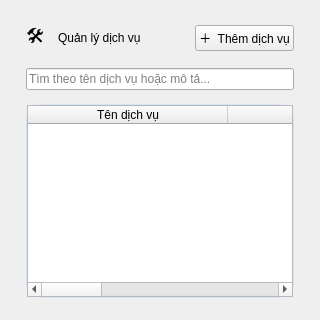
<?xml version="1.0" encoding="UTF-8"?>
<ui version="4.0">
 <class>ServicesPage</class>
 <widget class="QWidget" name="ServicesPage">
  <property name="styleSheet">
   <string notr="true">QFrame#Card{
background: qlineargradient(x1:0, y1:0, x2:1, y2:1, stop:0 #FFFFFF, stop:0.6 #F6FAFF, stop:1 #FFF3F8);
border: 1px solid #D6E2F7;
border-radius: 16px;
}</string>
  </property>
  <layout class="QVBoxLayout" name="verticalLayout">
   <property name="leftMargin">
    <number>26</number>
   </property>
   <property name="topMargin">
    <number>22</number>
   </property>
   <property name="rightMargin">
    <number>26</number>
   </property>
   <property name="bottomMargin">
    <number>22</number>
   </property>
   <property name="spacing">
    <number>14</number>
   </property>
   <item>
    <layout class="QHBoxLayout" name="headerLayout">
     <item>
      <widget class="QLabel" name="headerEmoji">
       <property name="text">
        <string>🛠️</string>
       </property>
       <property name="styleSheet">
        <string notr="true">font-size: 18px;</string>
       </property>
      </widget>
     </item>
     <item>
      <widget class="QLabel" name="PageTitle">
       <property name="objectName">
        <string>PageTitle</string>
       </property>
       <property name="text">
        <string>Quản lý dịch vụ</string>
       </property>
      </widget>
     </item>
     <item>
      <spacer name="horizontalSpacer">
       <property name="orientation">
        <enum>Qt::Horizontal</enum>
       </property>
       <property name="sizeHint" stdset="0">
        <size>
         <width>40</width>
         <height>20</height>
        </size>
       </property>
      </spacer>
     </item>
     <item>
      <widget class="QPushButton" name="addServiceButton">
       <property name="objectName">
        <string>PrimaryButton</string>
       </property>
       <property name="text">
        <string>＋  Thêm dịch vụ</string>
       </property>
       <property name="cursor">
        <cursorShape>PointingHandCursor</cursorShape>
       </property>
      </widget>
     </item>
    </layout>
   </item>
   <item>
    <widget class="QLineEdit" name="searchEdit">
     <property name="placeholderText">
      <string>Tìm theo tên dịch vụ hoặc mô tả...</string>
     </property>
    </widget>
   </item>
   <item>
    <widget class="QFrame" name="Card">
     <property name="objectName">
      <string>Card</string>
     </property>
     <layout class="QVBoxLayout" name="cardLayout">
      <property name="leftMargin">
       <number>0</number>
      </property>
      <property name="topMargin">
       <number>0</number>
      </property>
      <property name="rightMargin">
       <number>0</number>
      </property>
      <property name="bottomMargin">
       <number>0</number>
      </property>
      <item>
       <widget class="QTableWidget" name="servicesTable">
        <property name="columnCount">
         <number>4</number>
        </property>
        <attribute name="horizontalHeaderDefaultSectionSize">
         <number>200</number>
        </attribute>
        <column>
         <property name="text">
          <string>Tên dịch vụ</string>
         </property>
        </column>
        <column>
         <property name="text">
          <string>Giá</string>
         </property>
        </column>
        <column>
         <property name="text">
          <string>Mô tả</string>
         </property>
        </column>
        <column>
         <property name="text">
          <string>Thao tác</string>
         </property>
        </column>
       </widget>
      </item>
     </layout>
    </widget>
   </item>
  </layout>
 </widget>
 <resources/>
 <connections/>
</ui>
